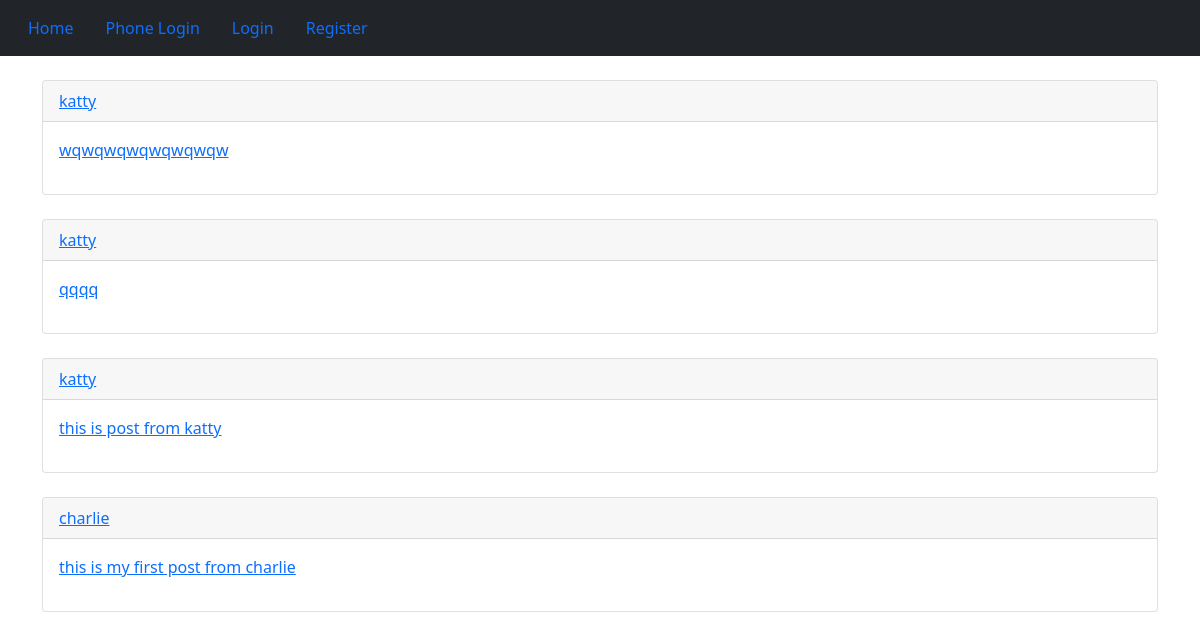
The page / on the database its author committed.
### posts/models.py (models this page shows, shortened)
class Post (models.Model):
    user =      models.ForeignKey(User, on_delete = models.CASCADE)
    body =      models.TextField(max_length = 500)
    slug =      models.SlugField(max_length = 200)
    created =   models.DateTimeField(auto_now_add = True)
    def get_absolute_url(self):
        return reverse('posts:post_detail', args=[self.created.year, self.created.month, self.created.day, self.slug])
    class Meta :
        ordering = ('-created',)

### posts/views.py (the view)
# urls.py: path('', views.all_posts, name='all_posts'),
def all_posts(request):
    posts = Post.objects.all()
    context = {
        'posts' : posts
    }
    return render(request, 'posts/all_posts.html',context)

### posts/templates/posts/all_posts.html (shortened to what this page needs)
{% extends 'base.html' %}
{% block content %}
    {% for post in posts %}
        <br />
        <div class="card" >
            <p class="card-header" ><a href="{% url 'usermanage:dashboard' post.user.id %}">{{ post.user }}</a></p>
            <p class="card-body" ><a href='{{ post.get_absolute_url }}' >{{ post.body }}</a></p>
        </div>
    {% endfor %}
{% endblock %}

### rows shown on the page
Post: user "katty", body "wqwqwqwqwqwqwqw"
Post: user "katty", body "qqqq"
Post: user "katty", body "this is post from katty"
Post: user "charlie", body "this is my first post from charlie"
